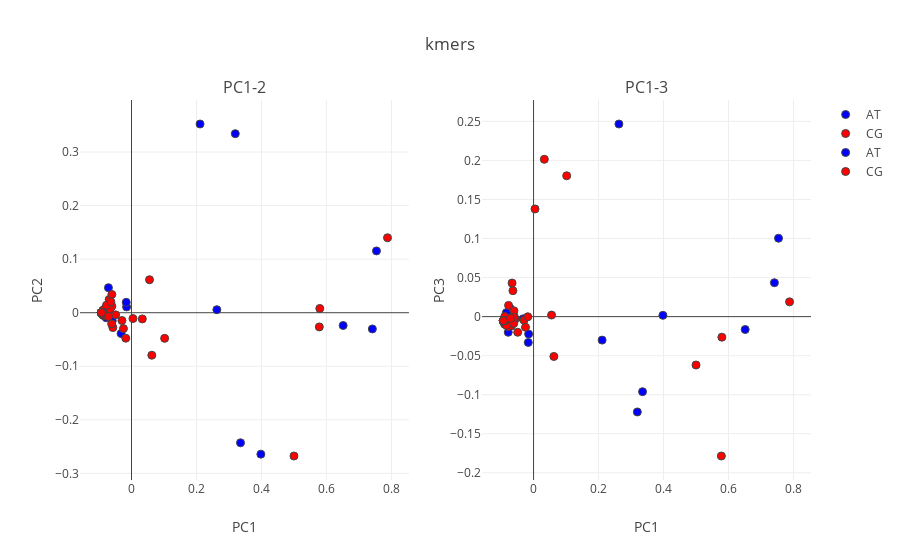

Notebook cell for this chart:
### Code cell
from sklearn.decomposition import PCA

kmers, kmer_idx= kmer_comp_index(mutations)

mut_list= ['_'.join(x) for x in kmer_idx.values()]
#mut_list= ['_'.join(x) for x in mutations]

mut_indices= {
    z:[x for x in range(len(mut_list)) if mut_list[x][1] in z] for z in ['AT','CG']
}

col_mut= {
    'AT': 'blue',
    'CG': 'red'
}

n_comp= 3

pca = PCA(n_components=n_comp, whiten=False,svd_solver='randomized')
Comps = pca.fit_transform(ind_collapsed_muts.T)

var_comps= pca.explained_variance_ratio_

titles= ['PC1-2','PC1-3']
fig_subplots = tools.make_subplots(rows= 1, cols=2,
                             subplot_titles=tuple(titles))

for col in range(1,3):
    fig_data= [go.Scatter(
            x= Comps[mut_indices[i],0],
            y= Comps[mut_indices[i],col],
            mode= "markers",
            text= [mut_list[x] for x in mut_indices[i]],
            marker= {
            'color': col_mut[i],
            'line': {'width': 1},
            'size': 8,
            'symbol': 'circle',
          "opacity": 1
          },
            name= i
        ) for i in list(mut_indices.keys())]
    
    for trace1 in fig_data:
        fig_subplots.append_trace(trace1, 1, col)
        
    fig_subplots.update_xaxes(title= 'PC1')

    fig_subplots.update_yaxes(title= 'PC' + str(col + 1),row=1, col=col)


layout = go.Layout(
    margin=dict(
        l=0,
        r=0,
        b=0,
        t=0
    ),
    yaxis=dict(
        title='PC2: {}'.format(round(var_comps[1],3))),
    xaxis=dict(
    title= 'PC1: {}'.format(round(var_comps[0],3)))
)


fig = go.Figure(data=fig_subplots, layout=layout)
fig['layout'].update(title= 'kmers')
iplot(fig)

### Figure 1 — Plotly figure (JSON) as saved in the notebook; plotly's stock layout.template omitted (floating-point values rounded to 4 significant figures)
{"data": [{"marker": {"color": "blue", "line": {"width": 1}, "opacity": 1, "size": 8, "symbol": "circle"}, "mode": "markers", "name": "AT", "text": ["AAAC_TTTG", "AAAG_TTTC", "AAAT_TTTA", "AACC_GTTG", "AACG_GTTC", "AACT_GTTA", "AAGC_CTTG", "AAGG_CTTC", "AAGT_CTTA", "AATC_ATTG", "AATG_ATTC", "AATT_ATTA", "ATAA_TATT", "ATAC_TATG", "ATAG_TATC", "ATCA_GATT", "ATCC_GATG", "ATCG_GATC", "ATGA_CATT", "ATGC_CATG", "ATGG_CATC", "CAAC_TTGG", "CAAG_TTGC", "CAAT_TTGA", "CACC_GTGG", "CACG_GTGC", "CACT_GTGA", "CAGC_CTGG", "CAGG_CTGC", "CAGT_CTGA", "CTAA_TAGT", "CTAC_TAGG", "CTAG_TAGC", "CTCA_GAGT", "CTCC_GAGG", "CTCG_GAGC", "GAAC_TTCG", "GAAG_TTCC", "GAAT_TTCA", "GACC_GTCG", "GACG_GTCC", "GACT_GTCA", "GTAA_TACT", "GTAC_TACG", "GTAG_TACC", "TAAC_TTAG", "TAAG_TTAC", "TAAT_TTAA"], "type": "scatter", "uid": "7131318d-a3c5-4ffe-8129-1401bfd7140a", "x": [0.3981, -0.08306, -0.06298, -0.09252, -0.01516, -0.09252, -0.09252, 0.3355, -0.07104, -0.09252, -0.01623, 0.2627, -0.09252, -0.07269, -0.09252, -0.09252, -0.09252, -0.09252, -0.09252, 0.3194, -0.09252, -0.09252, 0.211, -0.09252, -0.0893, -0.09252, -0.09252, -0.08192, 0.754, -0.09252, -0.09252, 0.6514, -0.09252, -0.09252, -0.07209, -0.09252, -0.09252, -0.09252, -0.09252, -0.09252, -0.0884, -0.09252, -0.08369, -0.07789, -0.05933, 0.7413, -0.0321, -0.08822], "xaxis": "x", "y": [-0.2641, -0.00196, -0.004257, 0.0002621, 0.01086, 0.0002621, 0.0002621, -0.2429, 0.04674, 0.0002621, 0.01934, 0.005644, 0.0002621, -0.0006442, 0.0002621, 0.0002621, 0.0002621, 0.0002621, 0.0002621, 0.3343, 0.0002621, 0.0002621, 0.3524, 0.0002621, -0.001876, 0.0002621, 0.0002621, 0.0073, 0.1154, 0.0002621, 0.0002621, -0.02383, 0.0002621, 0.0002621, 0.007045, 0.0002621, 0.0002621, 0.0002621, 0.0002621, 0.0002621, 0.002078, 0.0002621, 0.002279, -0.009428, -0.01508, -0.0303, -0.03882, 0.003755], "yaxis": "y"}, {"marker": {"color": "red", "line": {"width": 1}, "opacity": 1, "size": 8, "symbol": "circle"}, "mode": "markers", "name": "CG", "text": ["ACAA_TGTT", "ACAG_TGTC", "ACAT_TGTA", "ACCA_GGTT", "ACCG_GGTC", "ACCT_GGTA", "ACGA_CGTT", "ACGG_CGTC", "ACGT_CGTA", "ACTA_AGTT", "ACTG_AGTC", "ACTT_AGTA", "AGAA_TCTT", "AGAC_TCTG", "AGAT_TCTA", "AGCA_GCTT", "AGCC_GCTG", "AGCT_GCTA", "AGGA_CCTT", "AGGC_CCTG", "AGGT_CCTA", "CCAA_TGGT", "CCAG_TGGC", "CCAT_TGGA", "CCCA_GGGT", "CCCG_GGGC", "CCCT_GGGA", "CCGA_CGGT", "CCGG_CGGC", "CCGT_CGGA", "CGAA_TCGT", "CGAC_TCGG", "CGAT_TCGA", "CGCA_GCGT", "CGCC_GCGG", "CGCT_GCGA", "GCAA_TGCT", "GCAG_TGCC", "GCAT_TGCA", "GCCA_GGCT", "GCCG_GGCC", "GCCT_GGCA", "GGAA_TCCT", "GGAC_TCCG", "GGAT_TCCA", "TCAA_TGAT", "TCAG_TGAC", "TCAT_TGAA"], "type": "scatter", "uid": "dbbbf64c-237e-4cd1-8c8d-e74265d18002", "x": [-0.09252, -0.09252, -0.02947, 0.5796, -0.09252, 0.03319, -0.09252, -0.08715, 0.5001, -0.09252, -0.01768, -0.09252, 0.5781, -0.06888, -0.08788, 0.7879, -0.09252, -0.06039, -0.07792, -0.08334, -0.09252, -0.09252, -0.09252, -0.09252, -0.06617, -0.05731, -0.07691, -0.09252, -0.06117, 0.05541, -0.04885, -0.09252, -0.09252, 0.102, -0.09252, -0.06049, -0.08833, -0.08769, 0.06247, -0.09252, -0.09252, -0.07113, -0.02479, -0.09252, -0.09252, 0.004507, -0.09252, -0.06349], "xaxis": "x", "y": [0.0002621, 0.0002621, -0.01457, 0.00795, 0.0002621, -0.01156, 0.0002621, -0.005032, -0.2675, 0.0002621, -0.04756, 0.0002621, -0.02649, 0.02477, 0.0046, 0.14, 0.0002621, 0.01222, -0.006158, 0.0008238, 0.0002621, 0.0002621, 0.0002621, 0.0002621, 0.00653, -0.02779, 0.01401, 0.0002621, -0.02077, 0.0616, -0.003958, 0.0002621, 0.0002621, -0.04791, 0.0002621, 0.03416, -0.003747, -0.002557, -0.07936, 0.0002621, 0.0002621, -0.007021, -0.02971, 0.0002621, 0.0002621, -0.01093, 0.0002621, 0.02029], "yaxis": "y"}, {"marker": {"color": "blue", "line": {"width": 1}, "opacity": 1, "size": 8, "symbol": "circle"}, "mode": "markers", "name": "AT", "text": ["AAAC_TTTG", "AAAG_TTTC", "AAAT_TTTA", "AACC_GTTG", "AACG_GTTC", "AACT_GTTA", "AAGC_CTTG", "AAGG_CTTC", "AAGT_CTTA", "AATC_ATTG", "AATG_ATTC", "AATT_ATTA", "ATAA_TATT", "ATAC_TATG", "ATAG_TATC", "ATCA_GATT", "ATCC_GATG", "ATCG_GATC", "ATGA_CATT", "ATGC_CATG", "ATGG_CATC", "CAAC_TTGG", "CAAG_TTGC", "CAAT_TTGA", "CACC_GTGG", "CACG_GTGC", "CACT_GTGA", "CAGC_CTGG", "CAGG_CTGC", "CAGT_CTGA", "CTAA_TAGT", "CTAC_TAGG", "CTAG_TAGC", "CTCA_GAGT", "CTCC_GAGG", "CTCG_GAGC", "GAAC_TTCG", "GAAG_TTCC", "GAAT_TTCA", "GACC_GTCG", "GACG_GTCC", "GACT_GTCA", "GTAA_TACT", "GTAC_TACG", "GTAG_TACC", "TAAC_TTAG", "TAAG_TTAC", "TAAT_TTAA"], "type": "scatter", "uid": "0a084114-b792-4264-9de8-6f38ad33a88c", "x": [0.3981, -0.08306, -0.06298, -0.09252, -0.01516, -0.09252, -0.09252, 0.3355, -0.07104, -0.09252, -0.01623, 0.2627, -0.09252, -0.07269, -0.09252, -0.09252, -0.09252, -0.09252, -0.09252, 0.3194, -0.09252, -0.09252, 0.211, -0.09252, -0.0893, -0.09252, -0.09252, -0.08192, 0.754, -0.09252, -0.09252, 0.6514, -0.09252, -0.09252, -0.07209, -0.09252, -0.09252, -0.09252, -0.09252, -0.09252, -0.0884, -0.09252, -0.08369, -0.07789, -0.05933, 0.7413, -0.0321, -0.08822], "xaxis": "x2", "y": [0.001637, -0.009493, -0.0008287, -0.005235, -0.02229, -0.005235, -0.005235, -0.09608, -0.006791, -0.005235, -0.0331, 0.2467, -0.005235, -0.001982, -0.005235, -0.005235, -0.005235, -0.005235, -0.005235, -0.1221, -0.005235, -0.005235, -0.03008, -0.005235, -0.009415, -0.005235, -0.005235, -0.001883, 0.1004, -0.005235, -0.005235, -0.01648, -0.005235, -0.005235, 0.01051, -0.005235, -0.005235, -0.005235, -0.005235, -0.005235, -0.005675, -0.005235, 0.005111, -0.02004, -2.634e-05, 0.04342, -0.002817, -0.009206], "yaxis": "y2"}, {"marker": {"color": "red", "line": {"width": 1}, "opacity": 1, "size": 8, "symbol": "circle"}, "mode": "markers", "name": "CG", "text": ["ACAA_TGTT", "ACAG_TGTC", "ACAT_TGTA", "ACCA_GGTT", "ACCG_GGTC", "ACCT_GGTA", "ACGA_CGTT", "ACGG_CGTC", "ACGT_CGTA", "ACTA_AGTT", "ACTG_AGTC", "ACTT_AGTA", "AGAA_TCTT", "AGAC_TCTG", "AGAT_TCTA", "AGCA_GCTT", "AGCC_GCTG", "AGCT_GCTA", "AGGA_CCTT", "AGGC_CCTG", "AGGT_CCTA", "CCAA_TGGT", "CCAG_TGGC", "CCAT_TGGA", "CCCA_GGGT", "CCCG_GGGC", "CCCT_GGGA", "CCGA_CGGT", "CCGG_CGGC", "CCGT_CGGA", "CGAA_TCGT", "CGAC_TCGG", "CGAT_TCGA", "CGCA_GCGT", "CGCC_GCGG", "CGCT_GCGA", "GCAA_TGCT", "GCAG_TGCC", "GCAT_TGCA", "GCCA_GGCT", "GCCG_GGCC", "GCCT_GGCA", "GGAA_TCCT", "GGAC_TCCG", "GGAT_TCCA", "TCAA_TGAT", "TCAG_TGAC", "TCAT_TGAA"], "type": "scatter", "uid": "d0d1da59-b715-4339-aad8-9ae1e4467d31", "x": [-0.09252, -0.09252, -0.02947, 0.5796, -0.09252, 0.03319, -0.09252, -0.08715, 0.5001, -0.09252, -0.01768, -0.09252, 0.5781, -0.06888, -0.08788, 0.7879, -0.09252, -0.06039, -0.07792, -0.08334, -0.09252, -0.09252, -0.09252, -0.09252, -0.06617, -0.05731, -0.07691, -0.09252, -0.06117, 0.05541, -0.04885, -0.09252, -0.09252, 0.102, -0.09252, -0.06049, -0.08833, -0.08769, 0.06247, -0.09252, -0.09252, -0.07113, -0.02479, -0.09252, -0.09252, 0.004507, -0.09252, -0.06349], "xaxis": "x2", "y": [-0.005235, -0.005235, -0.004538, -0.02633, -0.005235, 0.2014, -0.005235, -0.009985, -0.06196, -0.005235, -0.0001921, -0.005235, -0.1785, -0.01206, -0.0003098, 0.0189, -0.005235, 0.007418, -0.01274, -0.01099, -0.005235, -0.005235, -0.005235, -0.005235, 0.04298, -0.003735, 0.01441, -0.005235, -0.008827, 0.001996, -0.02003, -0.005235, -0.005235, 0.1804, -0.005235, -0.0007102, 0.0001613, -0.005, -0.051, -0.005235, -0.005235, -0.002242, -0.01361, -0.005235, -0.005235, 0.1379, -0.005235, 0.03325], "yaxis": "y2"}], "layout": {"annotations": [{"font": {"size": 16}, "showarrow": false, "text": "PC1-2", "x": 0.225, "xanchor": "center", "xref": "paper", "y": 1, "yanchor": "bottom", "yref": "paper"}, {"font": {"size": 16}, "showarrow": false, "text": "PC1-3", "x": 0.775, "xanchor": "center", "xref": "paper", "y": 1, "yanchor": "bottom", "yref": "paper"}], "title": {"text": "kmers"}, "xaxis": {"anchor": "y", "domain": [0, 0.45], "title": {"text": "PC1"}}, "xaxis2": {"anchor": "y2", "domain": [0.55, 1], "title": {"text": "PC1"}}, "yaxis": {"anchor": "x", "domain": [0, 1], "title": {"text": "PC2"}}, "yaxis2": {"anchor": "x2", "domain": [0, 1], "title": {"text": "PC3"}}}}
